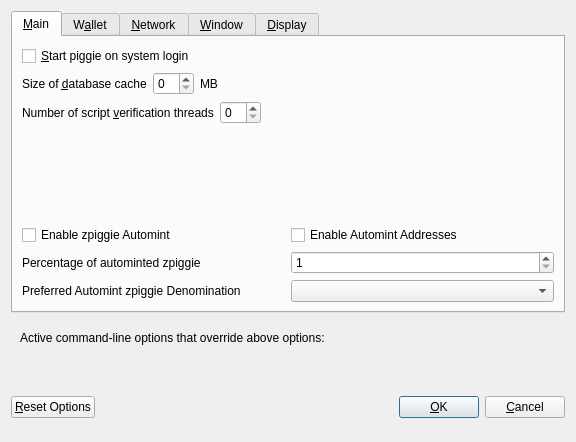
<?xml version="1.0" encoding="UTF-8"?>
<ui version="4.0">
 <class>OptionsDialog</class>
 <widget class="QDialog" name="OptionsDialog">
  <property name="geometry">
   <rect>
    <x>0</x>
    <y>0</y>
    <width>576</width>
    <height>442</height>
   </rect>
  </property>
  <property name="windowTitle">
   <string>Options</string>
  </property>
  <property name="modal">
   <bool>true</bool>
  </property>
  <layout class="QVBoxLayout" name="verticalLayout">
   <item>
    <widget class="QTabWidget" name="tabWidget">
     <property name="currentIndex">
      <number>0</number>
     </property>
     <widget class="QWidget" name="tabMain">
      <attribute name="title">
       <string>&amp;Main</string>
      </attribute>
      <layout class="QVBoxLayout" name="verticalLayout_Main">
       <item>
        <widget class="QCheckBox" name="bitcoinAtStartup">
         <property name="toolTip">
          <string>Automatically start piggie after logging in to the system.</string>
         </property>
         <property name="text">
          <string>&amp;Start piggie on system login</string>
         </property>
        </widget>
       </item>
       <item>
        <layout class="QHBoxLayout" name="horizontalLayout_2_Main">
         <item>
          <widget class="QLabel" name="databaseCacheLabel">
           <property name="text">
            <string>Size of &amp;database cache</string>
           </property>
           <property name="textFormat">
            <enum>Qt::PlainText</enum>
           </property>
           <property name="buddy">
            <cstring>databaseCache</cstring>
           </property>
          </widget>
         </item>
         <item>
          <widget class="QSpinBox" name="databaseCache"/>
         </item>
         <item>
          <widget class="QLabel" name="databaseCacheUnitLabel">
           <property name="text">
            <string>MB</string>
           </property>
           <property name="textFormat">
            <enum>Qt::PlainText</enum>
           </property>
          </widget>
         </item>
         <item>
          <spacer name="horizontalSpacer_2_Main">
           <property name="orientation">
            <enum>Qt::Horizontal</enum>
           </property>
           <property name="sizeHint" stdset="0">
            <size>
             <width>40</width>
             <height>20</height>
            </size>
           </property>
          </spacer>
         </item>
        </layout>
       </item>
       <item>
        <layout class="QHBoxLayout" name="horizontalLayout_3_Main">
         <item>
          <widget class="QLabel" name="threadsScriptVerifLabel">
           <property name="text">
            <string>Number of script &amp;verification threads</string>
           </property>
           <property name="textFormat">
            <enum>Qt::PlainText</enum>
           </property>
           <property name="buddy">
            <cstring>threadsScriptVerif</cstring>
           </property>
          </widget>
         </item>
         <item>
          <widget class="QSpinBox" name="threadsScriptVerif">
           <property name="toolTip">
            <string>(0 = auto, &lt;0 = leave that many cores free)</string>
           </property>
          </widget>
         </item>
         <item>
          <spacer name="horizontalSpacer_3_Main">
           <property name="orientation">
            <enum>Qt::Horizontal</enum>
           </property>
           <property name="sizeHint" stdset="0">
            <size>
             <width>40</width>
             <height>20</height>
            </size>
           </property>
          </spacer>
         </item>
        </layout>
       </item>
       <item>
        <spacer name="verticalSpacer_2">
         <property name="orientation">
          <enum>Qt::Vertical</enum>
         </property>
         <property name="sizeHint" stdset="0">
          <size>
           <width>20</width>
           <height>40</height>
          </size>
         </property>
        </spacer>
       </item>
       <item>
        <widget class="QWidget" name="verticalzpiggieOptionsWidget" native="true">
         <layout class="QVBoxLayout" name="verticalzpiggieOptionsLayout">
          <property name="margin">
           <number>0</number>
          </property>
          <item>
           <layout class="QHBoxLayout" name="horizontalAutomintingLayout">
            <item>
             <widget class="QCheckBox" name="checkBoxZeromintEnable">
              <property name="toolTip">
               <string>Enable automatic minting of piggie units to zpiggie</string>
              </property>
              <property name="layoutDirection">
               <enum>Qt::LeftToRight</enum>
              </property>
              <property name="text">
               <string>Enable zpiggie Automint</string>
              </property>
             </widget>
            </item>
            <item>
             <widget class="QCheckBox" name="checkBoxZeromintAddresses">
              <property name="toolTip">
               <string>Enable automatic zpiggie minting from specific addresses</string>
              </property>
              <property name="layoutDirection">
               <enum>Qt::LeftToRight</enum>
              </property>
              <property name="text">
               <string>Enable Automint Addresses</string>
              </property>
             </widget>
            </item>
           </layout>
          </item>
          <item>
           <layout class="QHBoxLayout" name="horizontalZmintPercentageLayout">
            <item>
             <widget class="QLabel" name="percentage_label">
              <property name="toolTip">
               <string>Percentage of incoming piggie which get automatically converted to zpiggie via Zerocoin Protocol (min: 10%)</string>
              </property>
              <property name="text">
               <string>Percentage of autominted zpiggie</string>
              </property>
             </widget>
            </item>
            <item>
             <widget class="QSpinBox" name="zeromintPercentage">
              <property name="minimum">
               <number>1</number>
              </property>
              <property name="maximum">
               <number>100</number>
              </property>
             </widget>
            </item>
           </layout>
          </item>
          <item>
           <layout class="QHBoxLayout" name="horizontalLayout" stretch="0,0">
            <property name="sizeConstraint">
             <enum>QLayout::SetFixedSize</enum>
            </property>
            <item>
             <widget class="QLabel" name="labelPreferredDenom">
              <property name="maximumSize">
               <size>
                <width>16777215</width>
                <height>16777215</height>
               </size>
              </property>
              <property name="toolTip">
               <string>Wait with automatic conversion to Zerocoin until enough piggie for this denomination is available</string>
              </property>
              <property name="text">
               <string>Preferred Automint zpiggie Denomination</string>
              </property>
             </widget>
            </item>
            <item>
             <widget class="QComboBox" name="preferredDenom">
              <property name="maximumSize">
               <size>
                <width>16777215</width>
                <height>27</height>
               </size>
              </property>
              <property name="toolTip">
               <string>Wait with automatic conversion to Zerocoin until enough piggie for this denomination is available</string>
              </property>
              <property name="maxVisibleItems">
               <number>9</number>
              </property>
              <property name="maxCount">
               <number>9</number>
              </property>
             </widget>
            </item>
           </layout>
          </item>
         </layout>
        </widget>
       </item>
      </layout>
     </widget>
     <widget class="QWidget" name="tabWallet">
      <attribute name="title">
       <string>W&amp;allet</string>
      </attribute>
      <layout class="QVBoxLayout" name="verticalLayout_Wallet">
       <item>
        <layout class="QHBoxLayout" name="horizontalLayout_2_Wallet">
         <item>
          <widget class="QLabel" name="labelStakeSplitThresholdText">
           <property name="text">
            <string>Stake split threshold:</string>
           </property>
          </widget>
         </item>
         <item>
          <widget class="QSpinBox" name="spinBoxStakeSplitThreshold">
           <property name="minimum">
            <number>1</number>
           </property>
           <property name="maximum">
            <number>999999</number>
           </property>
          </widget>
         </item>
        </layout>
       </item>
       <item>
        <widget class="QGroupBox" name="groupBox">
         <property name="title">
          <string>Expert</string>
         </property>
         <layout class="QVBoxLayout" name="verticalLayout_2">
          <item>
           <widget class="QCheckBox" name="coinControlFeatures">
            <property name="toolTip">
             <string>Whether to show coin control features or not.</string>
            </property>
            <property name="text">
             <string>Enable coin &amp;control features</string>
            </property>
           </widget>
          </item>
          <item>
           <widget class="QCheckBox" name="showMasternodesTab">
            <property name="toolTip">
             <string>Show additional tab listing all your masternodes in first sub-tab&lt;br/&gt;and all masternodes on the network in second sub-tab.</string>
            </property>
            <property name="text">
             <string>Show Masternodes Tab</string>
            </property>
           </widget>
          </item>
          <item>
           <widget class="QCheckBox" name="spendZeroConfChange">
            <property name="toolTip">
             <string>If you disable the spending of unconfirmed change, the change from a transaction&lt;br/&gt;cannot be used until that transaction has at least one confirmation.&lt;br/&gt;This also affects how your balance is computed.</string>
            </property>
            <property name="text">
             <string>&amp;Spend unconfirmed change</string>
            </property>
           </widget>
          </item>
         </layout>
        </widget>
       </item>
       <item>
        <spacer name="verticalSpacer_Wallet">
         <property name="orientation">
          <enum>Qt::Vertical</enum>
         </property>
         <property name="sizeHint" stdset="0">
          <size>
           <width>20</width>
           <height>40</height>
          </size>
         </property>
        </spacer>
       </item>
      </layout>
     </widget>
     <widget class="QWidget" name="tabNetwork">
      <attribute name="title">
       <string>&amp;Network</string>
      </attribute>
      <layout class="QVBoxLayout" name="verticalLayout_Network">
       <item>
        <widget class="QCheckBox" name="mapPortUpnp">
         <property name="toolTip">
          <string>Automatically open the piggie client port on the router. This only works when your router supports UPnP and it is enabled.</string>
         </property>
         <property name="text">
          <string>Map port using &amp;UPnP</string>
         </property>
        </widget>
       </item>
       <item>
        <widget class="QCheckBox" name="allowIncoming">
         <property name="toolTip">
          <string>Accept connections from outside</string>
         </property>
         <property name="text">
          <string>Allow incoming connections</string>
         </property>
        </widget>
       </item>
       <item>
        <widget class="QCheckBox" name="connectSocks">
         <property name="toolTip">
          <string>Connect to the piggie network through a SOCKS5 proxy.</string>
         </property>
         <property name="text">
          <string>&amp;Connect through SOCKS5 proxy (default proxy):</string>
         </property>
        </widget>
       </item>
       <item>
        <layout class="QHBoxLayout" name="horizontalLayout_1_Network">
         <item>
          <widget class="QLabel" name="proxyIpLabel">
           <property name="text">
            <string>Proxy &amp;IP:</string>
           </property>
           <property name="textFormat">
            <enum>Qt::PlainText</enum>
           </property>
           <property name="buddy">
            <cstring>proxyIp</cstring>
           </property>
          </widget>
         </item>
         <item>
          <widget class="QValidatedLineEdit" name="proxyIp">
           <property name="minimumSize">
            <size>
             <width>140</width>
             <height>0</height>
            </size>
           </property>
           <property name="maximumSize">
            <size>
             <width>140</width>
             <height>16777215</height>
            </size>
           </property>
           <property name="toolTip">
            <string>IP address of the proxy (e.g. IPv4: 127.0.0.1 / IPv6: ::1)</string>
           </property>
          </widget>
         </item>
         <item>
          <widget class="QLabel" name="proxyPortLabel">
           <property name="text">
            <string>&amp;Port:</string>
           </property>
           <property name="textFormat">
            <enum>Qt::PlainText</enum>
           </property>
           <property name="buddy">
            <cstring>proxyPort</cstring>
           </property>
          </widget>
         </item>
         <item>
          <widget class="QLineEdit" name="proxyPort">
           <property name="minimumSize">
            <size>
             <width>55</width>
             <height>0</height>
            </size>
           </property>
           <property name="maximumSize">
            <size>
             <width>55</width>
             <height>16777215</height>
            </size>
           </property>
           <property name="toolTip">
            <string>Port of the proxy (e.g. 9050)</string>
           </property>
          </widget>
         </item>
         <item>
          <spacer name="horizontalSpacer_1_Network">
           <property name="orientation">
            <enum>Qt::Horizontal</enum>
           </property>
           <property name="sizeHint" stdset="0">
            <size>
             <width>40</width>
             <height>20</height>
            </size>
           </property>
          </spacer>
         </item>
        </layout>
       </item>
       <item>
        <spacer name="verticalSpacer_Network">
         <property name="orientation">
          <enum>Qt::Vertical</enum>
         </property>
         <property name="sizeHint" stdset="0">
          <size>
           <width>20</width>
           <height>40</height>
          </size>
         </property>
        </spacer>
       </item>
      </layout>
     </widget>
     <widget class="QWidget" name="tabWindow">
      <attribute name="title">
       <string>&amp;Window</string>
      </attribute>
      <layout class="QVBoxLayout" name="verticalLayout_Window">
       <item>
        <widget class="QCheckBox" name="minimizeToTray">
         <property name="toolTip">
          <string>Show only a tray icon after minimizing the window.</string>
         </property>
         <property name="text">
          <string>&amp;Minimize to the tray instead of the taskbar</string>
         </property>
        </widget>
       </item>
       <item>
        <widget class="QCheckBox" name="minimizeOnClose">
         <property name="toolTip">
          <string>Minimize instead of exit the application when the window is closed. When this option is enabled, the application will be closed only after selecting Quit in the menu.</string>
         </property>
         <property name="text">
          <string>M&amp;inimize on close</string>
         </property>
        </widget>
       </item>
       <item>
        <spacer name="verticalSpacer_Window">
         <property name="orientation">
          <enum>Qt::Vertical</enum>
         </property>
         <property name="sizeHint" stdset="0">
          <size>
           <width>20</width>
           <height>40</height>
          </size>
         </property>
        </spacer>
       </item>
      </layout>
     </widget>
     <widget class="QWidget" name="tabDisplay">
      <attribute name="title">
       <string>&amp;Display</string>
      </attribute>
      <layout class="QVBoxLayout" name="verticalLayout_Display">
       <item>
        <layout class="QHBoxLayout" name="horizontalLayout_1_Display">
         <item>
          <widget class="QLabel" name="langLabel">
           <property name="text">
            <string>User Interface &amp;language:</string>
           </property>
           <property name="textFormat">
            <enum>Qt::PlainText</enum>
           </property>
           <property name="buddy">
            <cstring>lang</cstring>
           </property>
          </widget>
         </item>
         <item>
          <widget class="QValueComboBox" name="lang">
           <property name="toolTip">
            <string>The user interface language can be set here. This setting will take effect after restarting piggie.</string>
           </property>
          </widget>
         </item>
        </layout>
       </item>
       <item>
        <widget class="QLabel" name="label_3">
         <property name="toolTip">
          <string notr="true"/>
         </property>
         <property name="statusTip">
          <string notr="true"/>
         </property>
         <property name="whatsThis">
          <string notr="true"/>
         </property>
         <property name="accessibleName">
          <string notr="true"/>
         </property>
         <property name="text">
          <string>Language missing or translation incomplete? Help contributing translations here:
https://www.transifex.com/piggie/piggie-translations</string>
         </property>
         <property name="wordWrap">
          <bool>true</bool>
         </property>
         <property name="openExternalLinks">
          <bool>true</bool>
         </property>
         <property name="textInteractionFlags">
          <set>Qt::TextBrowserInteraction</set>
         </property>
        </widget>
       </item>
       <item>
        <layout class="QHBoxLayout" name="horizontalLayout_2_Display" stretch="0,0">
         <item>
          <widget class="QLabel" name="themeLabel">
           <property name="text">
            <string>User Interface Theme:</string>
           </property>
          </widget>
         </item>
         <item>
          <widget class="QValueComboBox" name="theme"/>
         </item>
        </layout>
       </item>
       <item>
        <widget class="QWidget" name="verticalzpiggieDisplayWidget" native="true">
         <layout class="QVBoxLayout" name="verticalzpiggieDisplayLayout">
          <property name="margin">
           <number>0</number>
          </property>
          <item>
           <widget class="Line" name="line">
            <property name="orientation">
             <enum>Qt::Horizontal</enum>
            </property>
           </widget>
          </item>
          <item>
           <layout class="QHBoxLayout" name="horizontalLayout_3_Display">
            <item>
             <widget class="QLabel" name="unitLabel">
              <property name="text">
               <string>Unit to show amounts in:</string>
              </property>
              <property name="textFormat">
               <enum>Qt::PlainText</enum>
              </property>
             </widget>
            </item>
            <item>
             <widget class="QValueComboBox" name="unit">
              <property name="toolTip">
               <string>Choose the default subdivision unit to show in the interface and when sending coins.</string>
              </property>
             </widget>
            </item>
           </layout>
          </item>
          <item>
           <layout class="QHBoxLayout" name="horizontalLayout_4_Display">
            <item>
             <widget class="QLabel" name="digitsLabel">
              <property name="text">
               <string>Decimal digits</string>
              </property>
             </widget>
            </item>
            <item>
             <widget class="QValueComboBox" name="digits"/>
            </item>
           </layout>
          </item>
          <item>
           <layout class="QHBoxLayout" name="horizontalLayout_5_Display">
            <item>
             <widget class="QCheckBox" name="checkBoxHideZeroBalances">
              <property name="toolTip">
               <string>Hide empty balances</string>
              </property>
              <property name="layoutDirection">
               <enum>Qt::LeftToRight</enum>
              </property>
              <property name="text">
               <string>Hide empty balances</string>
              </property>
             </widget>
            </item>
            <item>
             <widget class="QCheckBox" name="checkBoxHideOrphans">
              <property name="toolTip">
               <string>Hide orphan stakes in transaction lists</string>
              </property>
              <property name="text">
               <string>Hide orphan stakes</string>
              </property>
             </widget>
            </item>
            <item>
             <spacer name="horizontalSpacer">
              <property name="orientation">
               <enum>Qt::Horizontal</enum>
              </property>
              <property name="sizeHint" stdset="0">
               <size>
                <width>40</width>
                <height>20</height>
               </size>
              </property>
             </spacer>
            </item>
           </layout>
          </item>
          <item>
           <layout class="QHBoxLayout" name="horizontalLayout_6_Display">
            <item>
             <widget class="QLabel" name="thirdPartyTxUrlsLabel">
              <property name="toolTip">
               <string>Third party URLs (e.g. a block explorer) that appear in the transactions tab as context menu items. %s in the URL is replaced by transaction hash. Multiple URLs are separated by vertical bar |.</string>
              </property>
              <property name="text">
               <string>Third party transaction URLs</string>
              </property>
             </widget>
            </item>
            <item>
             <widget class="QLineEdit" name="thirdPartyTxUrls">
              <property name="toolTip">
               <string>Third party URLs (e.g. a block explorer) that appear in the transactions tab as context menu items. %s in the URL is replaced by transaction hash. Multiple URLs are separated by vertical bar |.</string>
              </property>
             </widget>
            </item>
           </layout>
          </item>
         </layout>
        </widget>
       </item>
       <item>
        <spacer name="verticalSpacer">
         <property name="orientation">
          <enum>Qt::Vertical</enum>
         </property>
         <property name="sizeHint" stdset="0">
          <size>
           <width>20</width>
           <height>40</height>
          </size>
         </property>
        </spacer>
       </item>
      </layout>
     </widget>
    </widget>
   </item>
   <item>
    <widget class="QFrame" name="frame">
     <layout class="QVBoxLayout" name="verticalLayout_Bottom">
      <item>
       <layout class="QHBoxLayout" name="horizontalLayout_Bottom">
        <item>
         <widget class="QLabel" name="overriddenByCommandLineInfoLabel">
          <property name="text">
           <string>Active command-line options that override above options:</string>
          </property>
          <property name="textFormat">
           <enum>Qt::PlainText</enum>
          </property>
         </widget>
        </item>
        <item>
         <spacer name="horizontalSpacer_Bottom">
          <property name="orientation">
           <enum>Qt::Horizontal</enum>
          </property>
          <property name="sizeHint" stdset="0">
           <size>
            <width>40</width>
            <height>20</height>
           </size>
          </property>
         </spacer>
        </item>
       </layout>
      </item>
      <item>
       <widget class="QLabel" name="overriddenByCommandLineLabel">
        <property name="text">
         <string/>
        </property>
        <property name="textFormat">
         <enum>Qt::PlainText</enum>
        </property>
        <property name="wordWrap">
         <bool>true</bool>
        </property>
       </widget>
      </item>
     </layout>
    </widget>
   </item>
   <item>
    <layout class="QHBoxLayout" name="horizontalLayout_Buttons">
     <item>
      <widget class="QPushButton" name="resetButton">
       <property name="toolTip">
        <string>Reset all client options to default.</string>
       </property>
       <property name="text">
        <string>&amp;Reset Options</string>
       </property>
       <property name="autoDefault">
        <bool>false</bool>
       </property>
      </widget>
     </item>
     <item>
      <spacer name="horizontalSpacer_1">
       <property name="orientation">
        <enum>Qt::Horizontal</enum>
       </property>
       <property name="sizeHint" stdset="0">
        <size>
         <width>40</width>
         <height>48</height>
        </size>
       </property>
      </spacer>
     </item>
     <item>
      <widget class="QLabel" name="statusLabel">
       <property name="minimumSize">
        <size>
         <width>200</width>
         <height>0</height>
        </size>
       </property>
       <property name="font">
        <font>
         <weight>75</weight>
         <bold>true</bold>
        </font>
       </property>
       <property name="text">
        <string/>
       </property>
       <property name="textFormat">
        <enum>Qt::PlainText</enum>
       </property>
       <property name="wordWrap">
        <bool>true</bool>
       </property>
      </widget>
     </item>
     <item>
      <spacer name="horizontalSpacer_2">
       <property name="orientation">
        <enum>Qt::Horizontal</enum>
       </property>
       <property name="sizeHint" stdset="0">
        <size>
         <width>40</width>
         <height>48</height>
        </size>
       </property>
      </spacer>
     </item>
     <item>
      <widget class="QPushButton" name="okButton">
       <property name="text">
        <string>&amp;OK</string>
       </property>
       <property name="autoDefault">
        <bool>false</bool>
       </property>
       <property name="default">
        <bool>true</bool>
       </property>
      </widget>
     </item>
     <item>
      <widget class="QPushButton" name="cancelButton">
       <property name="text">
        <string>&amp;Cancel</string>
       </property>
       <property name="autoDefault">
        <bool>false</bool>
       </property>
      </widget>
     </item>
    </layout>
   </item>
  </layout>
 </widget>
 <customwidgets>
  <customwidget>
   <class>QValidatedLineEdit</class>
   <extends>QLineEdit</extends>
   <header>qvalidatedlineedit.h</header>
  </customwidget>
  <customwidget>
   <class>QValueComboBox</class>
   <extends>QComboBox</extends>
   <header>qvaluecombobox.h</header>
  </customwidget>
 </customwidgets>
 <resources/>
 <connections/>
</ui>
